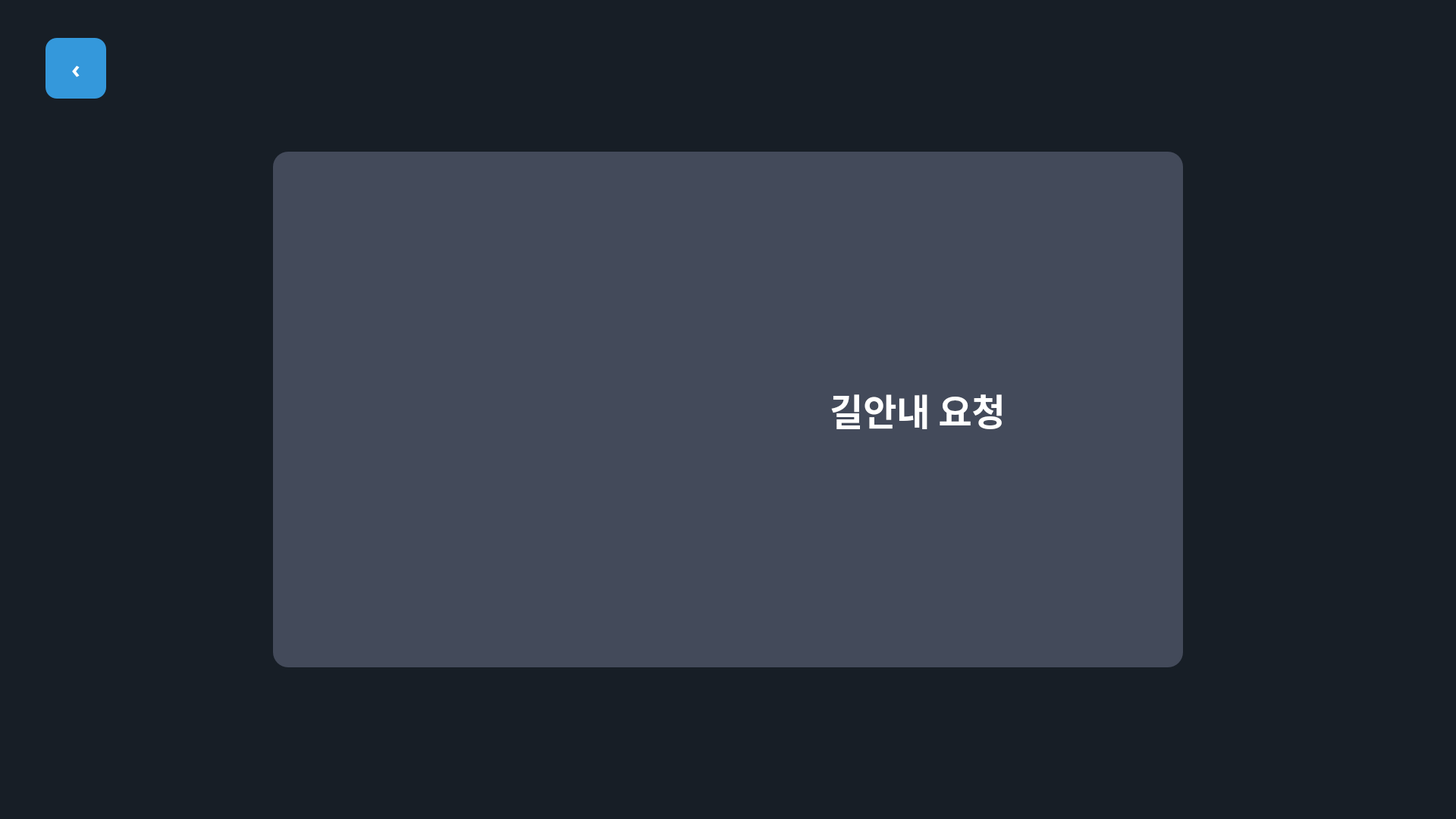
<?xml version="1.0" encoding="UTF-8"?>
<ui version="4.0">
 <class>GuideRequest</class>
 <widget class="QWidget" name="GuideRequest">
  <property name="geometry">
   <rect>
    <x>0</x>
    <y>0</y>
    <width>1920</width>
    <height>1080</height>
   </rect>
  </property>
  <property name="font">
   <font>
    <pointsize>12</pointsize>
   </font>
  </property>
  <property name="windowTitle">
   <string>Guide Request</string>
  </property>
  <property name="styleSheet">
   <string>QWidget {
    background-color: #171E26;
}

QLabel {
    color: white;
    font-family: "Malgun Gothic", "Arial", sans-serif;
    background-color: transparent;
    border: none;
}

QPushButton {
    color: white;
    border: none;
    font-family: "Malgun Gothic", sans-serif;
    font-weight: bold;
}

.back-button {
    background-color: #3498db;
    border-radius: 15px;
    font-size: 32px;
}

.back-button:hover {
    background-color: #2980b9;
}

.guide-card {
    background-color: #434a5a;
    border-radius: 20px;
}

.guide-card:hover {
    background-color: #4a5266;
}</string>
  </property>
  
  <!-- 뒤로가기 버튼 -->
  <widget class="QPushButton" name="backButton">
   <property name="geometry">
    <rect>
     <x>60</x>
     <y>50</y>
     <width>80</width>
     <height>80</height>
    </rect>
   </property>
   <property name="font">
    <font>
     <family>Malgun Gothic</family>
     <pointsize>-1</pointsize>
     <weight>75</weight>
     <bold>true</bold>
    </font>
   </property>
   <property name="styleSheet">
    <string notr="true">background-color: #3498db; 
border-radius: 15px;
font-size: 32px; 
font-weight: bold;</string>
   </property>
   <property name="text">
    <string>‹</string>
   </property>
   <property name="cursor">
    <cursorShape>PointingHandCursor</cursorShape>
   </property>
  </widget>
  
  <!-- 메인 카드 프레임 -->
  <widget class="QFrame" name="guideCardFrame">
   <property name="geometry">
    <rect>
     <x>360</x>
     <y>200</y>
     <width>1200</width>
     <height>680</height>
    </rect>
   </property>
   <property name="styleSheet">
    <string>background-color: #434a5a; 
border-radius: 20px;</string>
   </property>
   
   <!-- 도로 이미지 영역 (사용자가 삽입할 공간) -->
   <widget class="QLabel" name="roadImage">
    <property name="geometry">
     <rect>
      <x>150</x>
      <y>120</y>
      <width>400</width>
      <height>440</height>
     </rect>
    </property>
    <property name="text">
     <string/>
    </property>
    <property name="pixmap">
     <pixmap resource="../../roomie_rgui/assets/resources.qrc">:/roomie_rgui/assets/rgui_guide_1.png</pixmap>
    </property>
    <property name="scaledContents">
     <bool>true</bool>
    </property>
    <property name="alignment">
     <set>Qt::AlignCenter</set>
    </property>
   </widget>
   
   <!-- 길안내 요청 텍스트 -->
   <widget class="QLabel" name="guideText">
    <property name="geometry">
     <rect>
      <x>600</x>
      <y>250</y>
      <width>500</width>
      <height>180</height>
     </rect>
    </property>
    <property name="font">
     <font>
      <family>Malgun Gothic</family>
      <pointsize>-1</pointsize>
      <weight>75</weight>
      <bold>true</bold>
     </font>
    </property>
    <property name="styleSheet">
     <string notr="true">font-size: 48px; 
font-weight: 600; 
color: white;</string>
    </property>
    <property name="text">
     <string>길안내 요청</string>
    </property>
    <property name="alignment">
     <set>Qt::AlignCenter</set>
    </property>
   </widget>
  </widget>
  
  <!-- 전체 카드 터치 영역 (복원) -->
  <widget class="QPushButton" name="touchButton">
   <property name="geometry">
    <rect>
     <x>360</x>
     <y>200</y>
     <width>1200</width>
     <height>680</height>
    </rect>
   </property>
   <property name="text">
    <string></string>
   </property>
   <property name="styleSheet">
    <string>background-color: transparent;</string>
   </property>
   <property name="cursor">
    <cursorShape>PointingHandCursor</cursorShape>
   </property>
     </widget>
   
   <!-- 전체 카드 터치 영역 -->
   <widget class="QPushButton" name="touchButton">
    <property name="geometry">
     <rect>
      <x>360</x>
      <y>200</y>
      <width>1200</width>
      <height>680</height>
     </rect>
    </property>
    <property name="text">
     <string></string>
    </property>
    <property name="styleSheet">
     <string>background-color: transparent;</string>
    </property>
    <property name="cursor">
     <cursorShape>PointingHandCursor</cursorShape>
    </property>
   </widget>
  </widget>
  <resources>
   <include location="../../roomie_rgui/assets/resources.qrc"/>
  </resources>
  <connections/>
 </ui>
